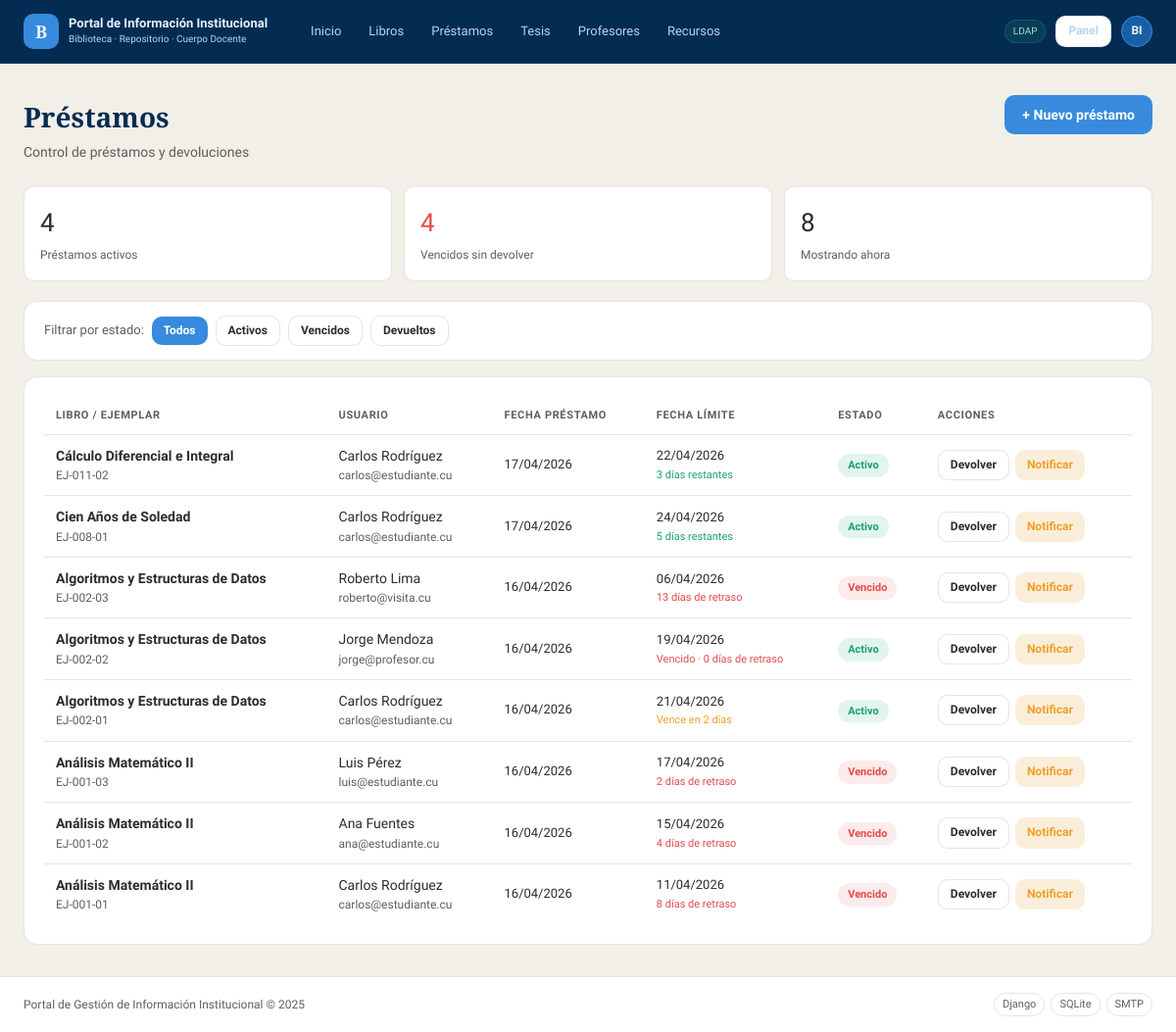
Page /biblioteca/prestamos/ (signed in) on the committed database.
### biblioteca/models.py (models this page shows, shortened)
class Prestamo(models.Model):
    ESTADO_CHOICES = [
        ('activo',     'Activo'),
        ('devuelto',   'Devuelto'),
        ('vencido',    'Vencido'),
    ]
    ejemplar      = models.ForeignKey(Ejemplar, on_delete=models.PROTECT,
                                       related_name='prestamos')
    usuario       = models.ForeignKey(User, on_delete=models.PROTECT,
                                       related_name='prestamos')
    fecha_prestamo  = models.DateTimeField(auto_now_add=True)
    fecha_devolucion = models.DateField(verbose_name='Fecha límite de devolución')
    fecha_devuelto  = models.DateTimeField(null=True, blank=True)
    estado          = models.CharField(max_length=20, choices=ESTADO_CHOICES,
                                        default='activo')
    notas           = models.TextField(blank=True)
    registrado_por  = models.ForeignKey(User, on_delete=models.SET_NULL,
                                         null=True, related_name='prestamos_registrados')
    class Meta:
        verbose_name        = 'Préstamo'
        verbose_name_plural = 'Préstamos'
        ordering            = ['-fecha_prestamo']
    def esta_vencido(self):
        if self.estado == 'devuelto':
            return False
        return timezone.now().date() > self.fecha_devolucion
    def dias_restantes(self):
        delta = self.fecha_devolucion - timezone.now().date()
        return delta.days
    def dias_retraso(self):
        delta = timezone.now().date() - self.fecha_devolucion
        return delta.days if delta.days > 0 else 0

class Ejemplar(models.Model):
    ESTADO_CHOICES = [
        ('disponible', 'Disponible'),
        ('prestado',   'Prestado'),
        ('reservado',  'Reservado'),
        ('deteriorado','Deteriorado'),
    ]
    libro    = models.ForeignKey(Libro, on_delete=models.CASCADE, related_name='ejemplares')
    codigo   = models.CharField(max_length=50, unique=True, verbose_name='Código')
    estado   = models.CharField(max_length=20, choices=ESTADO_CHOICES, default='disponible')
    ubicacion = models.CharField(max_length=100, blank=True,
                                  verbose_name='Ubicación en estantería')
    notas    = models.TextField(blank=True)
    class Meta:
        verbose_name        = 'Ejemplar'
        verbose_name_plural = 'Ejemplares'

class Libro(models.Model):
    titulo    = models.CharField(max_length=300)
    autor     = models.CharField(max_length=200)
    editorial = models.CharField(max_length=200, blank=True)
    anio      = models.PositiveIntegerField(verbose_name='Año', null=True, blank=True)
    isbn      = models.CharField(max_length=20, blank=True, unique=True, null=True)
    categoria = models.ForeignKey(Categoria, on_delete=models.SET_NULL,
                                  null=True, blank=True, related_name='libros')
    descripcion  = models.TextField(blank=True)
    portada      = models.ImageField(upload_to='portadas/', null=True, blank=True)
    fecha_registro = models.DateTimeField(auto_now_add=True)
    class Meta:
        verbose_name        = 'Libro'
        verbose_name_plural = 'Libros'
        ordering            = ['titulo']

### biblioteca/views.py (the view)
# urls.py: path('prestamos/',                        views.prestamo_list,      name='prestamo_list'),
@login_required
def prestamo_list(request):
    rol = get_rol(request.user)
    if rol == 'bibliotecario' or request.user.is_staff:
        prestamos = Prestamo.objects.select_related(
            'ejemplar__libro', 'usuario'
        ).all()
    elif rol in ('estudiante', 'profesor'):
        prestamos = Prestamo.objects.select_related(
            'ejemplar__libro', 'usuario'
        ).filter(usuario=request.user)
    else:
        messages.info(request, 'Los visitantes no tienen préstamos registrados.')
        return redirect('home')
    for p in prestamos:
        if p.esta_vencido() and p.estado == 'activo':
            p.estado = 'vencido'
            p.save()
    estado_filtro = request.GET.get('estado', '')
    if estado_filtro:
        prestamos = prestamos.filter(estado=estado_filtro)
    return render(request, 'biblioteca/prestamo_list.html', {
        'prestamos':      paginar(prestamos, request, 15),
        'estado_filtro':  estado_filtro,
        'total_activos':  Prestamo.objects.filter(estado='activo').count(),
        'total_vencidos': Prestamo.objects.filter(estado='vencido').count(),
        'es_bibliotecario': rol == 'bibliotecario' or request.user.is_staff,
    })

### biblioteca/context_processors.py (called while the page is built, shortened)
def rol_usuario(request):
    if request.user.is_authenticated:
        rol = get_rol(request.user)
        return {
            'rol_usuario':        rol,
            'es_bibliotecario':   rol == 'bibliotecario' or request.user.is_staff,
            'es_estudiante':      rol == 'estudiante',
            'es_profesor':        rol == 'profesor',
            'es_visitante':       rol == 'visitante',
        }

### biblioteca/decoradores.py (called while the page is built)
def get_rol(user):
    try:
        return user.perfil.rol
    except PerfilUsuario.DoesNotExist:
        return 'visitante'

### biblioteca/views.py (called while the page is built)
def paginar(queryset, request, por_pagina=10):
    paginator = Paginator(queryset, por_pagina)
    pagina    = request.GET.get('pagina', 1)
    return paginator.get_page(pagina)

### templates/biblioteca/prestamo_list.html (shortened to what this page needs)
{% extends 'base.html' %}
{% load biblioteca_extras %}
{% block content %}
<div class="page-header">
  <div>
    <h1 class="page-header__title">Préstamos</h1>
    <p class="page-header__sub">Control de préstamos y devoluciones</p>
  </div>
  {% if es_bibliotecario %}
    <a href="{% url 'biblioteca:prestamo_crear' %}" class="btn btn--primary">+ Nuevo préstamo</a>
  {% endif %}
</div>
<div style="display:grid; grid-template-columns:repeat(3,1fr); gap:12px; margin-bottom:1.25rem;">
  <div class="stat-card">
    <div class="stat-card__num">{{ total_activos }}</div>
    <div class="stat-card__label">Préstamos activos</div>
  </div>
  <div class="stat-card">
    <div class="stat-card__num" style="color:var(--rojo);">{{ total_vencidos }}</div>
    <div class="stat-card__label">Vencidos sin devolver</div>
  </div>
  <div class="stat-card">
    <div class="stat-card__num">{{ prestamos.paginator.count }}</div>
    <div class="stat-card__label">Mostrando ahora</div>
  </div>
</div>
<div class="card" style="margin-bottom:1rem; padding:0.875rem 1.25rem;">
  <form method="get" style="display:flex; gap:8px; align-items:center;">
    <span style="font-size:13px; color:var(--gris-medio);">Filtrar por estado:</span>
    <a href="{% url 'biblioteca:prestamo_list' %}"
       class="btn btn--sm {% if not estado_filtro %}btn--primary{% else %}btn--secondary{% endif %}">
      Todos
    </a>
    <a href="?estado=activo"
       class="btn btn--sm {% if estado_filtro == 'activo' %}btn--primary{% else %}btn--secondary{% endif %}">
      Activos
    </a>
    <a href="?estado=vencido"
       class="btn btn--sm {% if estado_filtro == 'vencido' %}btn--primary{% else %}btn--secondary{% endif %}">
      Vencidos
    </a>
    <a href="?estado=devuelto"
       class="btn btn--sm {% if estado_filtro == 'devuelto' %}btn--primary{% else %}btn--secondary{% endif %}">
      Devueltos
    </a>
  </form>
</div>
<div class="card">
  <div class="table-wrap">
    <table>
      <thead>
        <tr>
          <th>Libro / Ejemplar</th>
          <th>Usuario</th>
          <th>Fecha préstamo</th>
          <th>Fecha límite</th>
          <th>Estado</th>
          {% if es_bibliotecario or es_estudiante or es_profesor %}
            <th>Acciones</th>
          {% endif %}
        </tr>
      </thead>
      <tbody>
        {% for p in prestamos %}
        <tr>
          <td>
            <div style="font-weight:600;">{{ p.ejemplar.libro.titulo }}</div>
            <div style="font-size:12px; color:var(--gris-medio);">{{ p.ejemplar.codigo }}</div>
          </td>
          <td>
            <div>{{ p.usuario.get_full_name|default:p.usuario.username }}</div>
            <div style="font-size:12px; color:var(--gris-medio);">{{ p.usuario.email }}</div>
          </td>
          <td style="font-size:13px;">{{ p.fecha_prestamo|date:"d/m/Y" }}</td>
          <td style="font-size:13px;">
            {{ p.fecha_devolucion|date:"d/m/Y" }}
            {% if p.estado == 'activo' %}
              {% if p.dias_restantes <= 0 %}
                <div style="font-size:11px; color:var(--rojo);">
                  Vencido · {{ p.dias_retraso }} día{{ p.dias_retraso|pluralize }} de retraso
                </div>
              {% elif p.dias_restantes <= 2 %}
                <div style="font-size:11px; color:var(--ambar);">
                  Vence en {{ p.dias_restantes }} día{{ p.dias_restantes|pluralize }}
                </div>
              {% else %}
                <div style="font-size:11px; color:var(--verde);">
                  {{ p.dias_restantes }} día{{ p.dias_restantes|pluralize }} restantes
                </div>
              {% endif %}
            {% elif p.estado == 'vencido' %}
              <div style="font-size:11px; color:var(--rojo);">
                {{ p.dias_retraso }} día{{ p.dias_retraso|pluralize }} de retraso
              </div>
            {% endif %}
          </td>
          <td>
            <span class="badge
              {% if p.estado == 'activo' %}badge--disponible
              {% elif p.estado == 'vencido' %}badge--prestado
              {% else %}badge--info{% endif %}">
              {{ p.get_estado_display }}
            </span>
          </td>
          {% if es_bibliotecario %}
          <td>
            <div style="display:flex; gap:6px;">
              {% if p.estado != 'devuelto' %}
                <a href="{% url 'biblioteca:prestamo_devolver' p.pk %}"
                   class="btn btn--secondary btn--sm">Devolver</a>
                <a href="{% url 'biblioteca:prestamo_notificar' p.pk %}"
                   class="btn btn--sm"
                   style="background:var(--ambar-fondo); color:var(--ambar);">
                  Notificar
                </a>
              {% else %}
                <span style="font-size:12px; color:var(--gris-suave);">
                  {{ p.fecha_devuelto|date:"d/m/Y" }}
                </span>
              {% endif %}
            </div>
          </td>
          {% endif %}
        </tr>
        {% endfor %}
      </tbody>
    </table>
  </div>
</div>
{% endblock %}

### templates/includes/navbar.html (shortened to what this page needs)
{% load static %}
<header class="navbar">
  <div class="navbar__inner">
    <a href="{% url 'home' %}" class="navbar__brand">
      <div class="navbar__logo">B</div>
      <div>
        <div class="navbar__title">Portal de Información Institucional</div>
        <div class="navbar__sub">Biblioteca · Repositorio · Cuerpo Docente</div>
      </div>
    </a>
    <nav class="navbar__nav">
      <a href="{% url 'home' %}" class="nav-link {% if request.resolver_match.url_name == 'home' %}nav-link--active{% endif %}">Inicio</a>
      <a href="{% url 'biblioteca:libro_list' %}" class="nav-link">Libros</a>
      <a href="{% url 'biblioteca:prestamo_list' %}" class="nav-link">Préstamos</a>
      <a href="{% url 'biblioteca:tesis_list' %}" class="nav-link">Tesis</a>
      <a href="{% url 'biblioteca:profesor_list' %}" class="nav-link">Profesores</a>
      <a href="{% url 'biblioteca:recurso_list' %}" class="nav-link">Recursos</a>
    </nav>
    <div class="navbar__auth">
      {% if user.is_authenticated %}
        <span class="ldap-badge">LDAP</span>
        {% if es_bibliotecario %}
          <a href="{% url 'biblioteca:panel' %}"
            class="btn btn--secondary btn--sm"
            style="color:var(--azul-palido); border-color:rgba(181,212,244,0.3);">
            Panel
          </a>
        {% endif %}
        <div class="user-menu">
          <div class="user-avatar">{{ user.username|slice:":2"|upper }}</div>
        </div>
      {% else %}
        <a href="{% url 'login' %}" class="btn btn--primary btn--sm">Iniciar sesión</a>
      {% endif %}
    </div>
  </div>
</header>

### rows in the picture
Prestamo: ejemplar.libro.titulo "Cálculo Diferencial e Integral", ejemplar.codigo "EJ-011-02", usuario.get_full_name "Carlos Rodríguez", usuario.email "carlos@estudiante.cu", fecha_prestamo "17/04/2026", fecha_devolucion "22/04/2026", dias_restantes "3", estado "Activo", shows "Devolver"
Prestamo: ejemplar.libro.titulo "Cien Años de Soledad", ejemplar.codigo "EJ-008-01", usuario.get_full_name "Carlos Rodríguez", usuario.email "carlos@estudiante.cu", fecha_prestamo "17/04/2026", fecha_devolucion "24/04/2026", dias_restantes "5", estado "Activo", shows "Devolver"
Prestamo: ejemplar.libro.titulo "Algoritmos y Estructuras de Datos", ejemplar.codigo "EJ-002-03", usuario.get_full_name "Roberto Lima", usuario.email "roberto@visita.cu", fecha_prestamo "16/04/2026", fecha_devolucion "06/04/2026", dias_retraso "13", estado "Vencido", shows "Devolver"
Prestamo: ejemplar.libro.titulo "Algoritmos y Estructuras de Datos", ejemplar.codigo "EJ-002-02", usuario.get_full_name "Jorge Mendoza", usuario.email "jorge@profesor.cu", fecha_prestamo "16/04/2026", fecha_devolucion "19/04/2026", dias_retraso "0", estado "Activo", shows "Devolver"
Prestamo: ejemplar.libro.titulo "Algoritmos y Estructuras de Datos", ejemplar.codigo "EJ-002-01", usuario.get_full_name "Carlos Rodríguez", usuario.email "carlos@estudiante.cu", fecha_prestamo "16/04/2026", fecha_devolucion "21/04/2026", dias_restantes "2", estado "Activo", shows "Devolver"
Prestamo: ejemplar.libro.titulo "Análisis Matemático II", ejemplar.codigo "EJ-001-03", usuario.get_full_name "Luis Pérez", usuario.email "luis@estudiante.cu", fecha_prestamo "16/04/2026", fecha_devolucion "17/04/2026", dias_retraso "2", estado "Vencido", shows "Devolver"
Prestamo: ejemplar.libro.titulo "Análisis Matemático II", ejemplar.codigo "EJ-001-02", usuario.get_full_name "Ana Fuentes", usuario.email "ana@estudiante.cu", fecha_prestamo "16/04/2026", fecha_devolucion "15/04/2026", dias_retraso "4", estado "Vencido", shows "Devolver"
Prestamo: ejemplar.libro.titulo "Análisis Matemático II", ejemplar.codigo "EJ-001-01", usuario.get_full_name "Carlos Rodríguez", usuario.email "carlos@estudiante.cu", fecha_prestamo "16/04/2026", fecha_devolucion "11/04/2026", dias_retraso "8", estado "Vencido", shows "Devolver"

### other values in the picture
{{ user.username|slice:":2"|upper }} "BI"
{{ total_activos }} "4"
{{ total_vencidos }} "4"
{{ prestamos.paginator.count }} "8"
